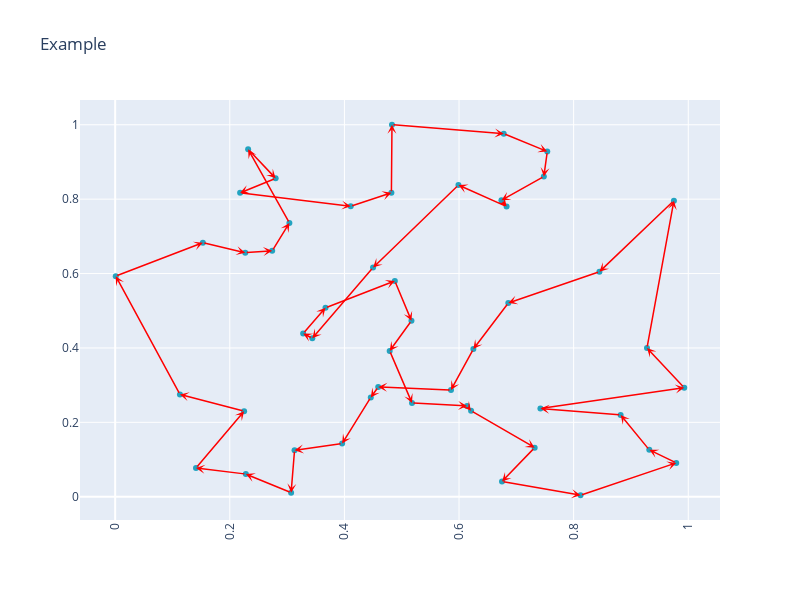
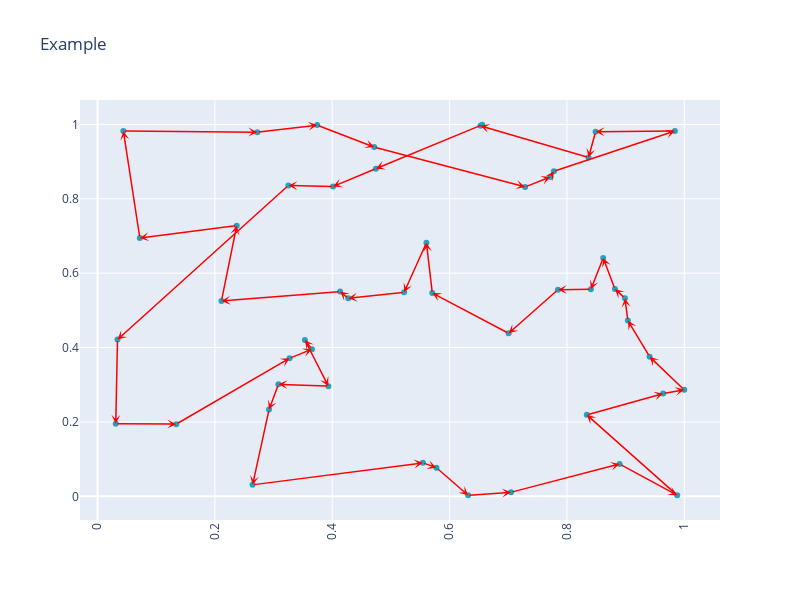
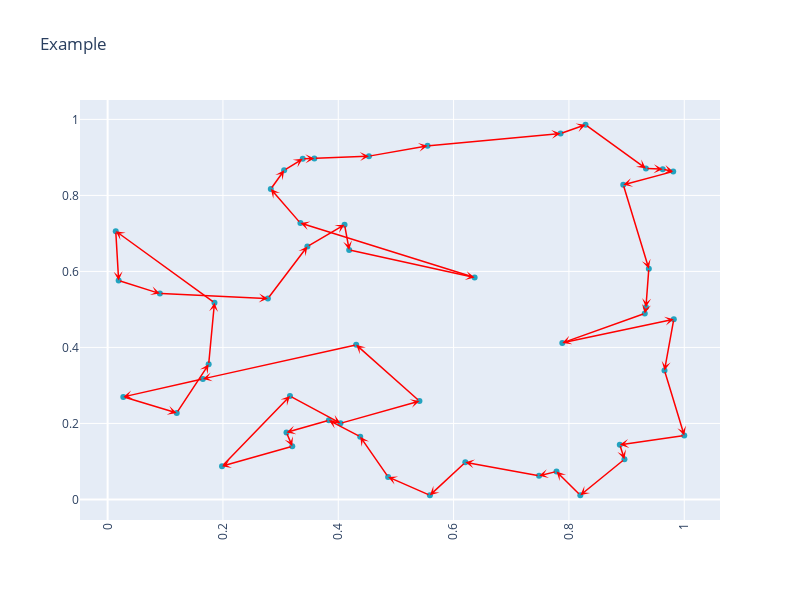
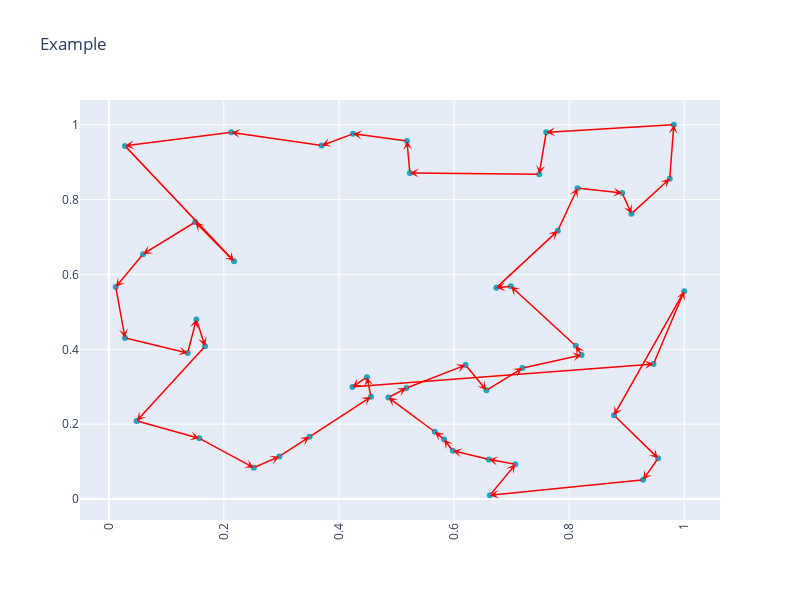

Here is the notebook cell these charts were saved with, in order:
### Markdown cell above
# Plot

### Code cell
import pandas as pd
import plotly.graph_objects as go
from plotly.subplots import make_subplots

def get_tour_coords(tour, coords, n_nodes = 50):
    ret = np.zeros((n_nodes+1,2))
    for i, node in enumerate(tour):
        ret[i] = coords[node-1]
    return ret

def create_arrows(coords, color='red'):
    arrows = [go.layout.Annotation(dict(
                x= coords[i+1,0],
                y= coords[i+1,1],
                xref="x", yref="y",
                text="",
                showarrow=True,
                axref = "x", ayref='y',
                ax= coords[i,0],
                ay= coords[i,1],
                arrowhead = 3,
                arrowwidth=1.5,
                arrowcolor=color,)
            ) for i in range(50)]
    return arrows

for g in graphs:   #grafi per cui fare il confronto
    df = pd.DataFrame(g.coords) #coordinate del grafo
    nodes = go.Scatter(
        x=df[0],
        y=df[1],
        mode='markers',
        marker=dict(
            color='rgb(34,163,192)'
                   )
    )

    fig = make_subplots()
    fig.add_trace(nodes)
    fig['layout'].update(height = 600, width = 800, title = 'Example',xaxis=dict(tickangle=-90))

    gt_coords = get_tour_coords(g.get_sub_opt, g.coords) #ottengo un tensore 51,2 di coordinate ordinate in base al tour ottenuto
    fig.update_layout(annotations=create_arrows(gt_coords, color='red'),) #creo tutte le frecce da aggiungere al plot e le aggiungo
    #output_coords = get_tour_coords(output_tour, g.coords) #ripetere lo step però con il tour della rete
    #fig.update_layout(annotations=create_arrows(output_coords),)
    fig.show()
